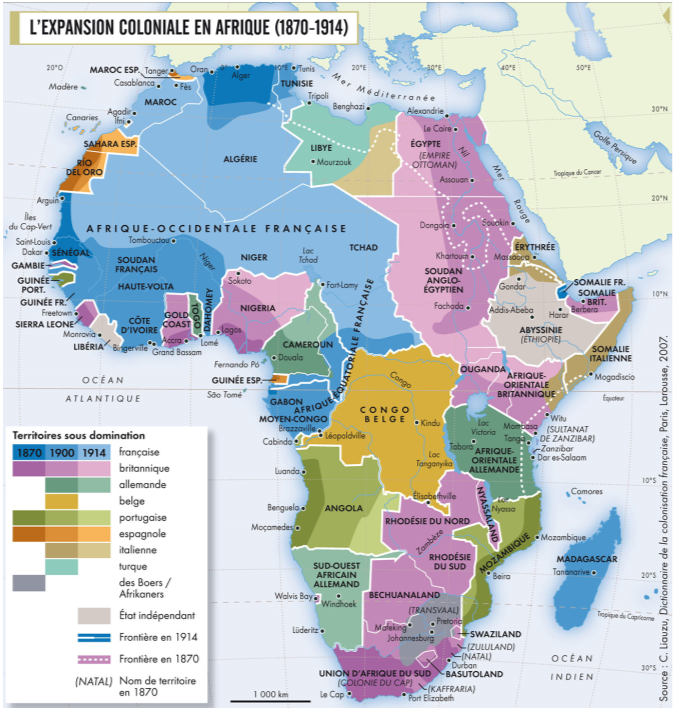
#> input picture source-map.png, 673 x 710 px
$ python trace_segment.py
#> lines starting #> are read from the running program, lines starting #| are printed output that depends on the picture; after the words box and inside, x2 and y2 are one past the last pixel; in counts of white or black regions, pixels touching at a corner belong together
#!/usr/bin/env python3
"""Step 1 of the source-map trace: per-pixel classification of source-map.png.

Every pixel of the scan is assigned to exactly one class:
  * a flat land class (context land, one of the colonial shade colours, …)
  * SEA   (ocean and lakes share one water palette)
  * WHITE (1914 border lines, 1870 frontier dots, the title box)
Ink (lettering, city dots), its halo, rivers and the graticule are not kept
as classes: they take the class of the nearest flat pixel.  The class map is written to data/trace_classes.npy
together with the measured water-shade field (data/trace_water.npy) for the
vectorisation step.  The white dots of the 1870 frontiers are part of WHITE.
"""
import json
import os

import numpy as np
from PIL import Image, ImageDraw
from scipy import ndimage as ndi

ROOT = os.path.dirname(os.path.dirname(os.path.abspath(__file__)))
SRC = os.path.join(ROOT, 'source-map.png')
OUT = os.path.join(ROOT, 'data')

# flat land palette, measured as the median of each class' flat pixels
LAND = {
    'ctx':    (237, 243, 217),   # land outside Africa
    'fr-l':   (138, 187, 227),
    'fr-m':   (74, 151, 205),
    'fr-d':   (12, 120, 185),
    'uk-l':   (226, 175, 206),
    'uk-m':   (194, 136, 184),
    'uk-d':   (166, 100, 162),
    'de-l':   (144, 188, 165),
    'de-m':   (104, 154, 127),
    'be':     (215, 175, 61),
    'pt-l':   (196, 209, 129),
    'pt-m':   (161, 175, 90),
    'pt-d':   (126, 141, 58),
    'es-l':   (247, 181, 90),
    'es-m':   (220, 143, 55),
    'es-d':   (188, 107, 26),
    'it-l':   (215, 198, 142),
    'it-m':   (183, 161, 104),
    'ot':     (141, 203, 188),
    'indep':  (212, 203, 198),
    'boer':   (147, 150, 163),
}
SEA_BASE = np.array([234., 238., 247.])   # open ocean

SEA_DARK = np.array([136., 187., 222.])
# tolerance overrides: 'fr-l' (138,187,227) sits only ~12 units from the darkest
# coastal water, so both are classified with a tighter margin
TOL = {'fr-l': 6.5}
THIN_WATER_PX = 25  # a body of water may have this many narrow pixels (channels)
FRAME = 2                        # white paper frame around the scanned map (px)
LEGEND_BOX = (6, 437, 208, 704)   # x0, y0, x1, y1 of the legend box (redrawn by hand)
TITLE_BOX = (19, 11, 352, 43)     # title box (redrawn by hand)
# boxes that are lettering on open water in the scan (redrawn as text)
FORCE_SEA = [(644, 318, 673, 704)]           # rotated source credit along the right edge
SEA, WHITE = -1, -2

# low-chroma classes that anti-aliased lettering can mimic are only valid
# inside these boxes (x0, y0, x1, y1)
ONLY_IN = {
    'boer': [(388, 596, 452, 656)],                       # Transvaal / Orange Free State
    'indep': [(488, 288, 592, 372), (92, 332, 128, 378)],  # Abyssinia, Liberia
}

VIVID = {                         # debug colours
    'SEA': (120, 180, 255), 'WHITE': (255, 255, 255),
    'ctx': (190, 210, 120), 'fr-l': (120, 180, 240), 'fr-m': (40, 120, 220), 'fr-d': (0, 40, 160),
    'uk-l': (240, 170, 220), 'uk-m': (200, 100, 180), 'uk-d': (150, 40, 110),
    'de-l': (130, 210, 170), 'de-m': (40, 130, 80), 'be': (240, 200, 0),
    'pt-l': (200, 220, 90), 'pt-m': (130, 150, 20), 'pt-d': (70, 90, 0),
    'es-l': (255, 190, 90), 'es-m': (230, 120, 30), 'es-d': (160, 60, 0),
    'it-l': (220, 200, 120), 'it-m': (150, 120, 40), 'ot': (0, 200, 200),
    'indep': (120, 100, 90), 'boer': (60, 60, 80),
}


def nearest_fill(values, known):
    """values where known, nearest known value elsewhere."""
    idx = ndi.distance_transform_edt(~known, return_distances=False, return_indices=True)
    return values[idx[0], idx[1]]


np_save_sea = [None]


def classify():
    im = np.asarray(Image.open(SRC).convert('RGB')).astype(float)
    med = ndi.median_filter(im, size=(3, 3, 1))
    H, W, _ = med.shape
    FR = [names_ for names_ in (0,)]  # placeholder, replaced below

    names = list(LAND)
    pal = np.array([LAND[n] for n in names], float)                   # (K,3)
    d2 = ((med[:, :, None, :] - pal[None, None, :, :]) ** 2).sum(-1)  # (H,W,K)
    order = np.argsort(d2, axis=2)
    k1 = order[:, :, 0]
    dist = np.sqrt(np.take_along_axis(d2, order[:, :, :2], 2))
    d1, dd = dist[:, :, 0], dist[:, :, 1]
    tol = np.full(len(names), 13.0)
    for nme, tv in TOL.items():
        tol[names.index(nme)] = tv
    core = d1 < np.minimum(tol[k1], 0.42 * dd)   # confident flat-land pixel
    for nme, boxes in ONLY_IN.items():
        inside = np.zeros((H, W), bool)
        for x0, y0, x1, y1 in boxes:
            inside[y0:y1, x0:x1] = True
        core &= ~((k1 == names.index(nme)) & ~inside)
#> this loop made 2 passes
#> pass 1, in classify, `core &= ~((k1 == names.index(nme)) & ~inside)`:
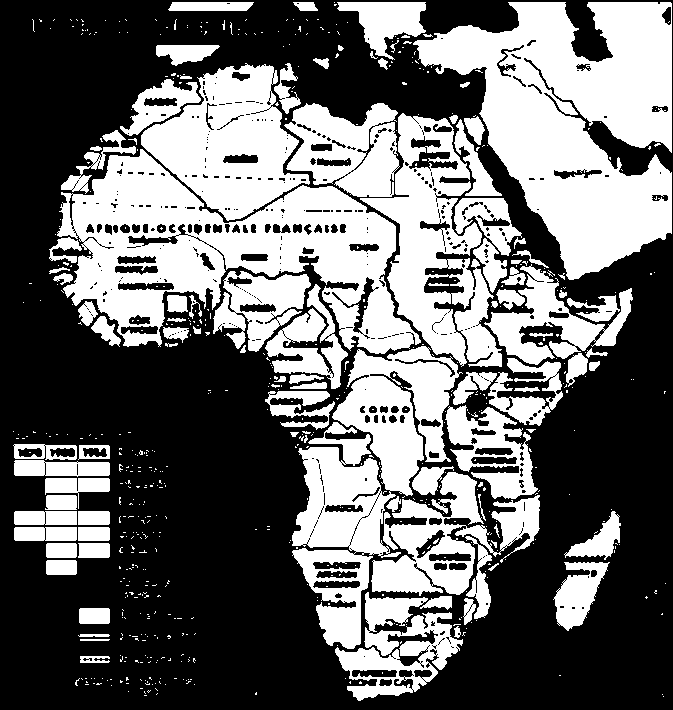
#> core: shape (710, 673) bool; 41.6% white; 652 white regions (554 under 20 px), largest, box (x1, y1, x2, y2) and area: (413, 2, 672, 280) 39677, (57, 149, 421, 354) 32205, (292, 346, 463, 649) 21776

    # Water.  The colours of the sea lie in a narrow band around the segment
    # base -> darkest coastal water (they do not sit exactly on a line: the
    # Red Sea is a little greyer than the line).  The darkest water is almost
    # identical to the light French blue 'fr-l': that class is only accepted
    # where it is flat over 3 x 3 px (the sea is a gradient near the coast).
    axis = SEA_DARK - SEA_BASE
    t = ((med - SEA_BASE) * axis).sum(-1) / (axis * axis).sum()
    tc = np.clip(t, 0, 1.0)
    res = np.sqrt(((med - (SEA_BASE + tc[:, :, None] * axis)) ** 2).sum(-1))
    ifl = names.index('fr-l')
    strict_fl = np.sqrt(d2[:, :, ifl]) < 3.5
    flat_fl = ndi.binary_opening(strict_fl, structure=np.ones((3, 3), bool))
    core &= ~((k1 == ifl) & ~flat_fl)
    water = (res < 14.0) & (t > -0.12) & (t < 1.05) & (med[..., 2] >= 215) & ~core
    # thin water (< 3 px) is only trusted when short (a channel): a white
    # border line blended with a blue fill, or a graticule dotted line on the
    # light French blue, matches the sea colour and would otherwise cut the
    # land as a thin "sea" line
    opened = ndi.binary_opening(water, structure=np.ones((3, 3), bool))
    wlab, wn = ndi.label(water)
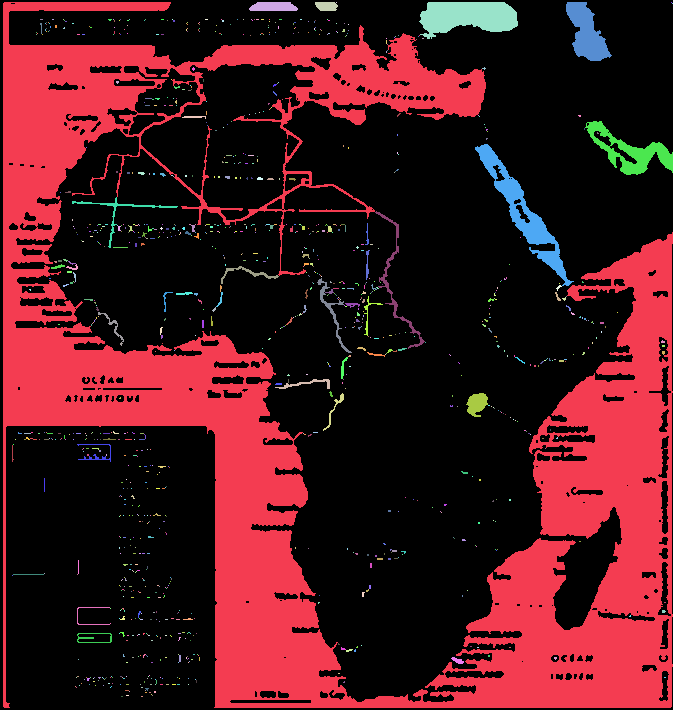
#> wlab: shape (710, 673) int32; 1117 distinct labels, from 0 to 1116; one colour per label, 0 black
#> wn = 1116
    thin_px = np.bincount(wlab.ravel(), minlength=wn + 1) - np.bincount(wlab[opened].ravel(), minlength=wn + 1)
#> thin_px = 1117 values, max 325908 at index 0, min 0 at index 313, mean 298.9
    keep = np.zeros(wn + 1, bool)
    keep[thin_px <= THIN_WATER_PX] = True                 # short narrow channels
    water = opened | np.isin(wlab, np.nonzero(keep)[0])
    np_save_sea[0] = water

    # ink = dark, low-chroma pixels that are not a flat colour (lettering,
    # city dots, the scale bar)
    chroma = im.max(-1) - im.min(-1)
    lum = im @ np.array([0.299, 0.587, 0.114])
    ink = (lum < 125) & (chroma < 55) & ~core
    inkzone = ndi.binary_dilation(ink, structure=np.ones((5, 5), bool))

    # context class of every pixel = class of the nearest confident flat pixel
    # outside the ink zone (symmetric for land and water, so lettering near a
    # coast is not filled from one side only).  White and halos are judged
    # against this colour, not against the nearest palette colour.
    K = np.where(water, SEA, k1)
    # near-white pixels (a border line blended with a blue fill is bluish
    # white) must not pose as water here, or they could never become WHITE
    base_known = (core | (water & (med.min(-1) < 238))) & ~inkzone
    K[~base_known] = nearest_fill(K, base_known)[~base_known]
#> in nearest_fill, `return values[idx[0], idx[1]]`:
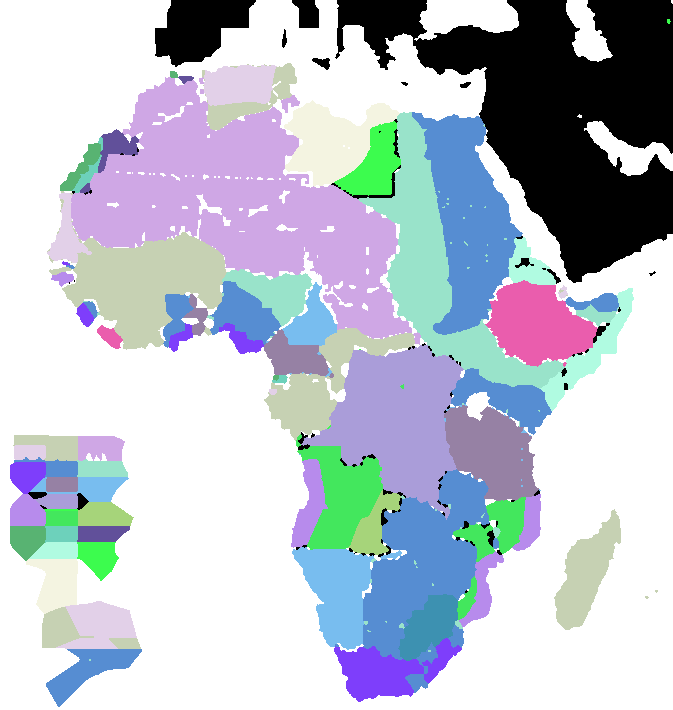
#> returned value: shape (710, 673) int64; 22 distinct labels, from -1 to 20; one colour per label, 0 black, -1 white
    near = np.where((K == SEA)[:, :, None], SEA_BASE + tc[:, :, None] * axis,
                    pal[np.clip(K, 0, None)])
    v = near - 255.0
    wfrac = np.clip(((near - im) * v).sum(-1) / np.maximum((v * v).sum(-1), 1e-6), 0, 1)
    blend_err = np.sqrt(((im - (near - wfrac[:, :, None] * v)) ** 2).sum(-1))

    # White, in two thresholds.  The strict one (>= 50 % white) draws the
    # borders with their true width; the loose one (>= 28 %) only keeps
    # patches apart when territories are clustered, because many border lines
    # of the scan are faint 1 px lines.
    valid = (K >= 0) & (blend_err < 24)
    white = valid & (wfrac >= 0.5) & ~water
    loose = valid & (wfrac >= 0.28) & ~water

    # the halo of lettering: pale pixels (>= 25 % white) connected to the ink
    # zone.  They are not borders; they are filled with the flat class below.
    dist_ink = ndi.distance_transform_edt(~inkzone)
    halozone = inkzone | ndi.binary_propagation(inkzone, mask=(K >= 0) & (wfrac >= 0.25) & (dist_ink <= 6))
    white &= ~halozone
    loose &= ~halozone
    white &= ~ink
    # drop isolated white specks (paper noise) that touch neither land nor ink
    wl = ndi.label(white)[0]
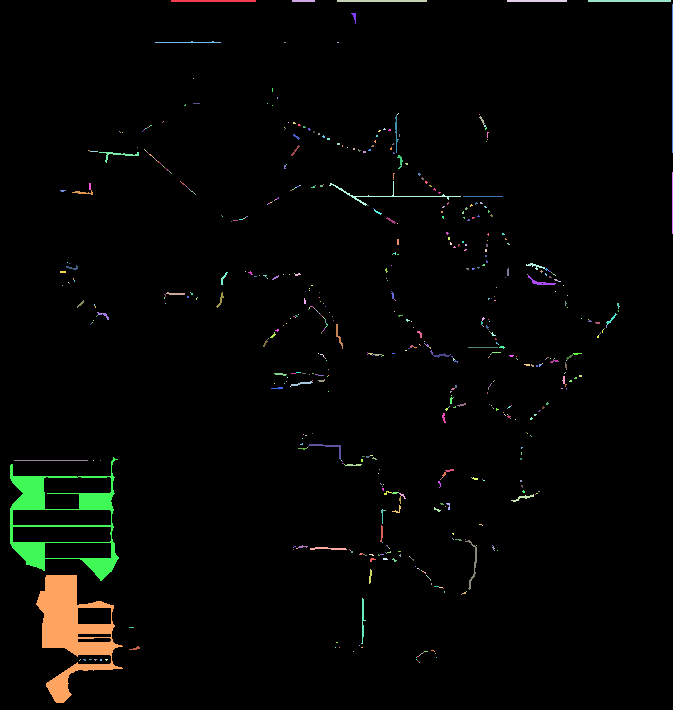
#> wl: shape (710, 673) int32; 646 distinct labels, from 0 to 645; one colour per label, 0 black
    ws = np.bincount(wl.ravel())
#> ws = 646 values, max 465065 at index 0, min 1 at index 11, mean 739.7
    near_something = ndi.binary_dilation(core | ink, structure=np.ones((3, 3), bool))
    white &= ~((ws[wl] < 4) & ~near_something)

    # a halo lying over open water is water: its colour must be bluish and sit
    # on a segment running from white to the water palette
    dh = np.full((H, W), 1e9)
    for tt in np.linspace(-0.1, 1.1, 13):
        u = SEA_BASE + tt * axis - 255.0
        w = np.clip(((im - 255.0) * u).sum(-1) / (u * u).sum(), 0, 1)
        dh = np.minimum(dh, np.sqrt(((im - (255.0 + w[:, :, None] * u)) ** 2).sum(-1)))
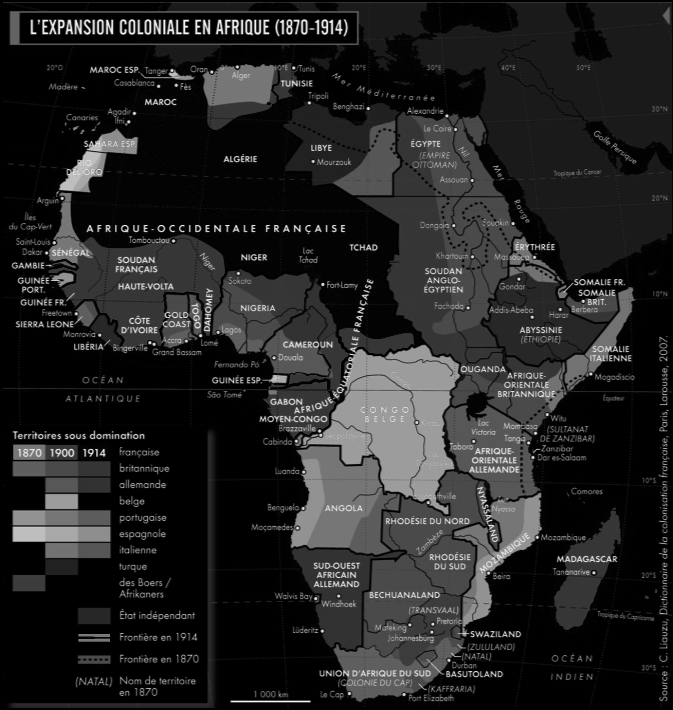
#> dh: shape (710, 673) float64; min 0, max 289.2, mean 42; drawn with min black and max white
    near_water = ndi.binary_dilation(water, structure=np.ones((7, 7), bool))
    water_halo = halozone & (dh < 11) & ((im[..., 2] - im[..., 0]) >= 6) & ~white & near_water
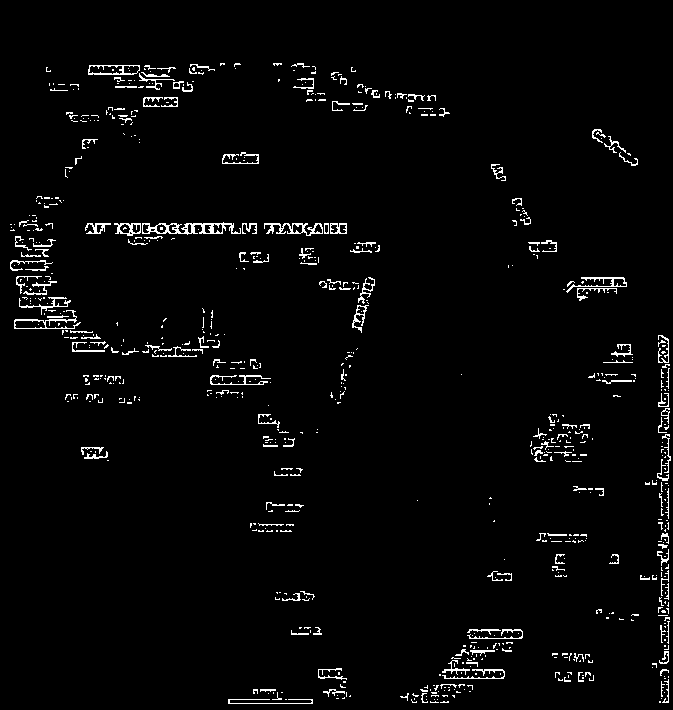
#> water_halo: shape (710, 673) bool; 2.7% white in thin lines or dots, all inside (x1, y1, x2, y2) = (10, 63, 671, 704)

    # rivers are thin blue lines: a thin (<= 2 px) structure of French blue,
    # or clearly blue on a non-blue land colour.  They are traced later as
    # lines instead of being painted as slivers of fill.
    blues = [names.index('fr-l'), names.index('fr-m')]
    frmask = np.isin(k1, blues) & ~water
    thin = frmask & ~ndi.binary_opening(frmask, structure=np.ones((3, 3), bool)) & (d1 < 26)
    blueness = ((im[..., 2] - im[..., 0]) >= 70) & (im[..., 2] >= 185) & ~water
    on_other = (K >= 0) & ~np.isin(K, blues)
    river = ~inkzone & ~white & (thin | (blueness & on_other))
    river = ndi.binary_opening(river, structure=np.ones((2, 2), bool)) | (thin & ~inkzone & ~white)

    # fill sources: confident pixels away from the ink (2 px) and not part of
    # a halo (a shade blended with white can mimic the next lighter shade)
    known = (core | water | white) & ~inkzone & ~river & (white | (wfrac < 0.2))
    cls = np.where(water, SEA, k1)
    cls[white] = WHITE
    cls[~known] = nearest_fill(cls, known)[~known]
    # a pixel whose own colour is land-like (nowhere near the white <-> water
    # range) is filled from the land side only, even inside the halo of a
    # label: lettering on a narrow coastal strip must not turn it into sea,
    # and islets without a single pure pixel keep their colour
    # ... but only for saturated colours: the grey anti-aliasing of lettering
    # must not pose as one of the two grey classes
    landlike = ~ink & (dh > 28) & (d1 < 45) & ~np.isin(k1, [names.index('boer'), names.index('indep')])
    known_land = ((core & ~water) | white) & ~inkzone & ~river & (white | (wfrac < 0.2))
    sel = ~known & landlike
    idx = ndi.distance_transform_edt(~known_land, return_distances=False, return_indices=True)
    cls[sel] = np.where(d1[sel] < 22, k1[sel], cls[idx[0][sel], idx[1][sel]])

    # the legend box is redrawn by hand: treat its footprint as open sea
    x0, y0, x1, y1 = LEGEND_BOX
    boxmask = np.zeros(cls.shape, bool); boxmask[y0:y1, x0:x1] = True
    cls[boxmask] = SEA
    tx0, ty0, tx1, ty1 = TITLE_BOX
    cls[ty0:ty1, tx0:tx1] = WHITE
    for x0, y0, x1, y1 in FORCE_SEA:
        cls[y0:y1, x0:x1] = SEA
    cls[:FRAME, :] = SEA; cls[-FRAME:, :] = SEA; cls[:, :FRAME] = SEA; cls[:, -FRAME:] = SEA

    # barrier height used by the watershed that names the territories:
    # 0 on flat colour and on shade boundaries, rising with the whiteness of
    # (faint) border lines, highest on pure white.  Lettering and its halo are
    # not borders.
    barrier = np.clip((wfrac - 0.24) / 0.2, 0, 1) * 0.5 + white.astype(float) * 0.5
    barrier[halozone] = 0
    barrier[water | water_halo] = 1
    barrier = np.clip(barrier, 0, 1)

    # colour of every flat class: median of the raw pixels within 6 units of
    # the class colour (pure pixels only)
    cols = {}
    for i, nme in enumerate(names):
        m = (d1 < 6) & (k1 == i)
        cols[nme] = '#%02x%02x%02x' % tuple(int(v) for v in np.median(im[m], axis=0))
#> after the loop, cols = 21 items

    # shade measured on trusted water only: lettering over the sea is SEA
    # too, but its colour is ink, not water
    tf = nearest_fill(np.clip(t, 0, 1.15), water | ((cls == WHITE) & ~boxmask))
    tf[boxmask] = 0
    return im, med, cls, tf, names, ink, white, loose, river, barrier, halozone, cols, np_save_sea[0]


def main():
    im, med, cls, tf, names, ink, white, loose, river, barrier, halozone, cols, sea = classify()
#> names = ['ctx', 'fr-l', 'fr-m', 'fr-d', 'uk-l', 'uk-m', 'uk-d', 'de-l', 'de-m', 'be', 'pt-l', 'pt-m', 'pt-d', 'es-l', 'es-m', 'es-d', 'it-l', 'it-m', 'ot', 'indep', 'boer']; cols = 21 items
    H, W = cls.shape
    np.save(os.path.join(OUT, 'trace_classes.npy'), cls)
    np.save(os.path.join(OUT, 'trace_water.npy'), tf.astype(np.float32))
    loose_cls = np.where(loose, WHITE, cls)
    loose_cls[white] = WHITE
    np.save(os.path.join(OUT, 'trace_loose.npy'), loose_cls)
    np.save(os.path.join(OUT, 'trace_ink.npy'), ink)
    np.save(os.path.join(OUT, 'trace_river.npy'), river)
    np.save(os.path.join(OUT, 'trace_barrier.npy'), barrier.astype(np.float32))
    np.save(os.path.join(OUT, 'trace_halo.npy'), halozone)
    np.save(os.path.join(OUT, 'trace_sea.npy'), sea)
    # colour of every flat class: median of the raw pixels that sit within 6
    # units of the class colour (pure pixels only)
    json.dump(cols, open(os.path.join(OUT, 'trace_colors.json'), 'w'), indent=1)

    cols = {}
    for i, nme in enumerate(names):
        m = cls == i
        if m.sum():
            cols[nme] = [int(v) for v in np.median(med[m], axis=0)]
#> this loop made 21 passes
    print(json.dumps(cols))
#> (printed output is left out)
    print('ink px', int(ink.sum()), 'white px', int(white.sum()))
#| ink px 18681 white px 12713

    vis = np.zeros((H, W, 3), np.uint8)
    vis[cls == SEA] = VIVID['SEA']; vis[cls == WHITE] = VIVID['WHITE']
    for i, nme in enumerate(names):
        vis[cls == i] = VIVID[nme]
    Image.fromarray(vis).save(os.path.join(ROOT, 'scratch', 'redraw', 'classes.png'))
    Image.fromarray((np.clip(tf, 0, 1) * 255).astype(np.uint8)).save(
        os.path.join(ROOT, 'scratch', 'redraw', 'tfield.png'))
    src8 = np.asarray(Image.open(SRC).convert('RGB'))
    areas = {'nw': (40, 60, 330, 290), 'wa': (60, 240, 330, 440), 'e': (360, 220, 673, 500),
             's': (200, 470, 560, 710), 'ne': (250, 40, 673, 260)}
    for k, (x0, y0, x1, y1) in areas.items():
        a = src8[y0:y1, x0:x1]; b = vis[y0:y1, x0:x1]
        both = np.concatenate([a, np.full((a.shape[0], 4, 3), 255, np.uint8), b], axis=1)
        Image.fromarray(both).resize((both.shape[1] * 3, both.shape[0] * 3), Image.NEAREST).save(
            os.path.join(ROOT, 'scratch', 'redraw', 'cmp_%s.png' % k))
    # gridded class map (for choosing territory seed points)
    g = vis.copy()
    for x in range(0, W, 25):
        g[:, x] = (255, 0, 0) if x % 100 == 0 else (0, 0, 0)
    for y in range(0, H, 25):
        g[y, :] = (255, 0, 0) if y % 100 == 0 else (0, 0, 0)
    gi = Image.fromarray(g)
    d = ImageDraw.Draw(gi)
    for x in range(0, W, 50):
        for y in range(0, H, 50):
            d.text((x + 2, y + 1), '%d,%d' % (x, y), fill=(255, 255, 0))
    gi.resize((W * 2, H * 2), Image.NEAREST).save(os.path.join(ROOT, 'scratch', 'redraw', 'grid.png'))


if __name__ == '__main__':
    main()
